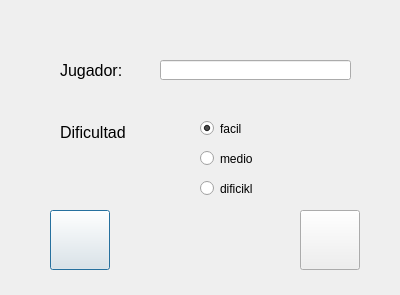
<?xml version="1.0" encoding="UTF-8"?>
<ui version="4.0">
 <class>nivel</class>
 <widget class="QDialog" name="nivel">
  <property name="geometry">
   <rect>
    <x>0</x>
    <y>0</y>
    <width>400</width>
    <height>295</height>
   </rect>
  </property>
  <property name="windowTitle">
   <string>Dialog</string>
  </property>
  <widget class="QPushButton" name="pushButton">
   <property name="geometry">
    <rect>
     <x>50</x>
     <y>210</y>
     <width>60</width>
     <height>60</height>
    </rect>
   </property>
   <property name="text">
    <string/>
   </property>
   <property name="icon">
    <iconset resource="images.qrc">
     <normaloff>:/images/visto.png</normaloff>:/images/visto.png</iconset>
   </property>
   <property name="iconSize">
    <size>
     <width>60</width>
     <height>60</height>
    </size>
   </property>
  </widget>
  <widget class="QPushButton" name="pushButton_2">
   <property name="geometry">
    <rect>
     <x>300</x>
     <y>210</y>
     <width>60</width>
     <height>60</height>
    </rect>
   </property>
   <property name="text">
    <string/>
   </property>
   <property name="icon">
    <iconset resource="images.qrc">
     <normaloff>:/images/x.png</normaloff>:/images/x.png</iconset>
   </property>
   <property name="iconSize">
    <size>
     <width>60</width>
     <height>60</height>
    </size>
   </property>
  </widget>
  <widget class="QRadioButton" name="facil">
   <property name="geometry">
    <rect>
     <x>200</x>
     <y>120</y>
     <width>82</width>
     <height>17</height>
    </rect>
   </property>
   <property name="text">
    <string>facil</string>
   </property>
   <property name="checked">
    <bool>true</bool>
   </property>
  </widget>
  <widget class="QRadioButton" name="medio">
   <property name="geometry">
    <rect>
     <x>200</x>
     <y>150</y>
     <width>82</width>
     <height>17</height>
    </rect>
   </property>
   <property name="text">
    <string>medio</string>
   </property>
  </widget>
  <widget class="QRadioButton" name="dificil">
   <property name="geometry">
    <rect>
     <x>200</x>
     <y>180</y>
     <width>82</width>
     <height>17</height>
    </rect>
   </property>
   <property name="text">
    <string>dificikl</string>
   </property>
  </widget>
  <widget class="QLabel" name="label">
   <property name="geometry">
    <rect>
     <x>60</x>
     <y>60</y>
     <width>71</width>
     <height>21</height>
    </rect>
   </property>
   <property name="text">
    <string>&lt;html&gt;&lt;head/&gt;&lt;body&gt;&lt;p&gt;&lt;span style=&quot; font-size:12pt;&quot;&gt;Jugador:&lt;/span&gt;&lt;/p&gt;&lt;/body&gt;&lt;/html&gt;</string>
   </property>
  </widget>
  <widget class="QLineEdit" name="nombretexto">
   <property name="geometry">
    <rect>
     <x>160</x>
     <y>60</y>
     <width>191</width>
     <height>20</height>
    </rect>
   </property>
  </widget>
  <widget class="QLabel" name="label_2">
   <property name="geometry">
    <rect>
     <x>60</x>
     <y>122</y>
     <width>101</width>
     <height>21</height>
    </rect>
   </property>
   <property name="text">
    <string>&lt;html&gt;&lt;head/&gt;&lt;body&gt;&lt;p&gt;&lt;span style=&quot; font-size:12pt;&quot;&gt;Dificultad&lt;/span&gt;&lt;/p&gt;&lt;/body&gt;&lt;/html&gt;</string>
   </property>
  </widget>
 </widget>
 <resources>
  <include location="images.qrc"/>
 </resources>
 <connections/>
</ui>
